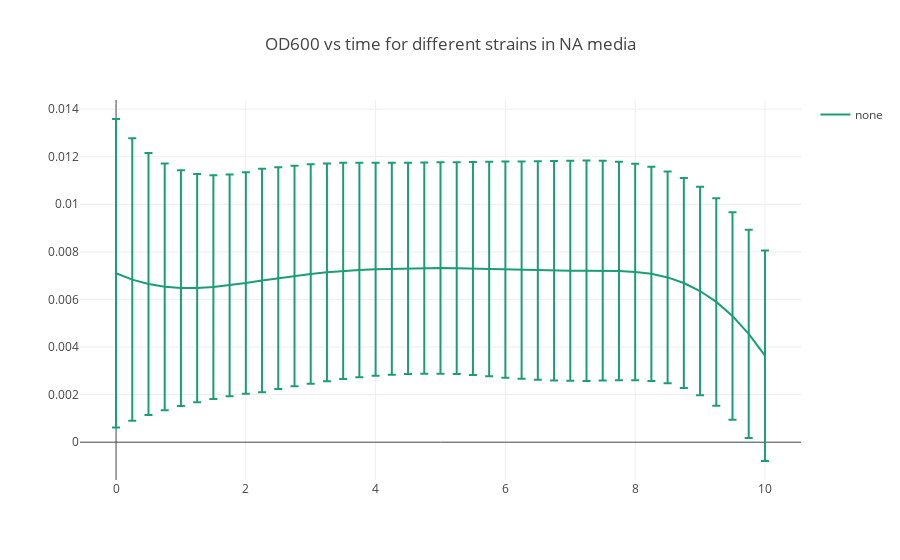
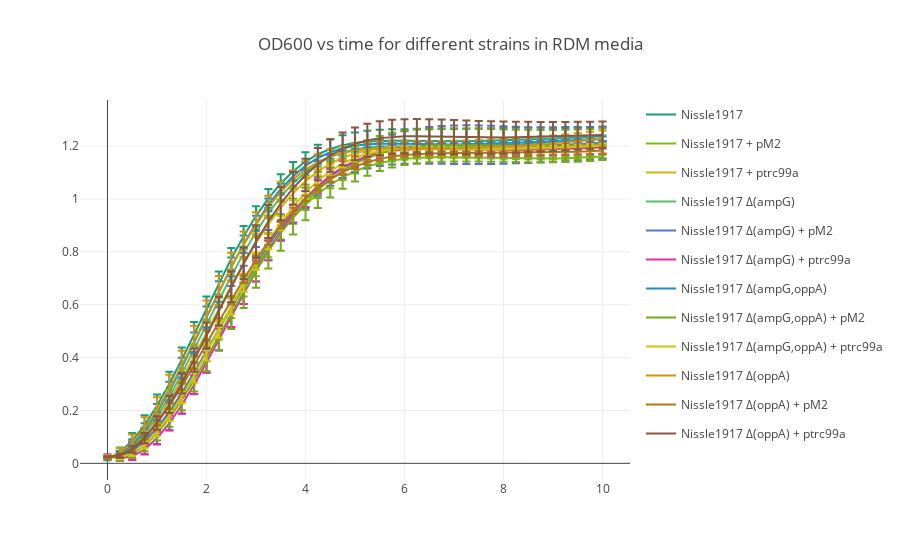

Here is the notebook cell these charts were saved with, in order:
### Code cell
#Plot all measured quantities separated by strain/media in different plots.


#implot.plot_by_strain(expt)
implot.plot_by_media(expt,format = 'svg')
